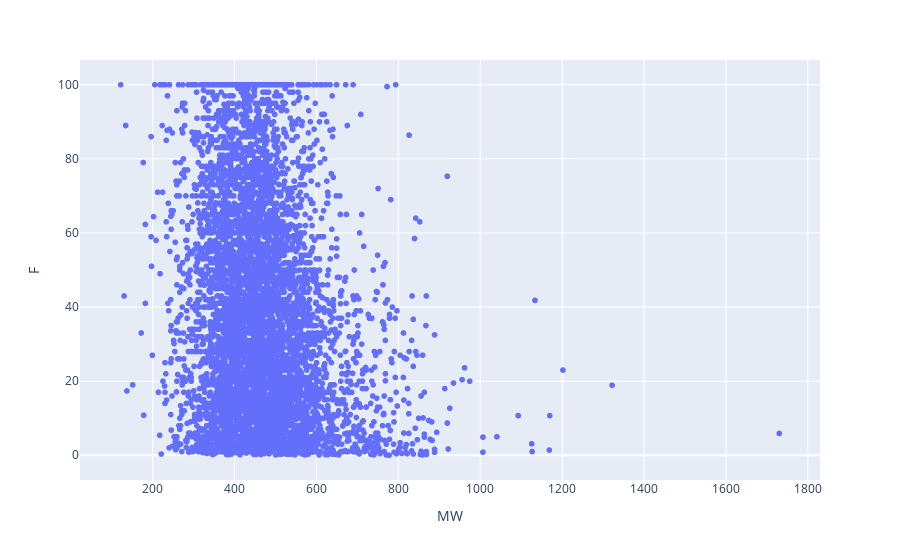

Notebook source saved alongside this figure:
### Code cell
df.sort_values(by=['MW'])
fig = px.scatter(df, x="MW", y="F")
fig.show()

### Figure 1 — Plotly figure (JSON) as saved in the notebook; plotly's stock layout.template omitted (floating-point values rounded to 4 significant figures; data arrays with more than 128 entries replaced by an {"elided": "..."} marker saying what was removed)
{"data": [{"hovertemplate": "MW=%{x}<br>F=%{y}<extra></extra>", "legendgroup": "", "marker": {"color": "#636efa", "symbol": "circle"}, "mode": "markers", "name": "", "showlegend": false, "type": "scattergl", "x": {"elided": "6214 float values"}, "xaxis": "x", "y": {"elided": "6214 float values"}, "yaxis": "y"}], "layout": {"legend": {"tracegroupgap": 0}, "margin": {"t": 60}, "xaxis": {"anchor": "y", "domain": [0, 1], "title": {"text": "MW"}}, "yaxis": {"anchor": "x", "domain": [0, 1], "title": {"text": "F"}}}}
